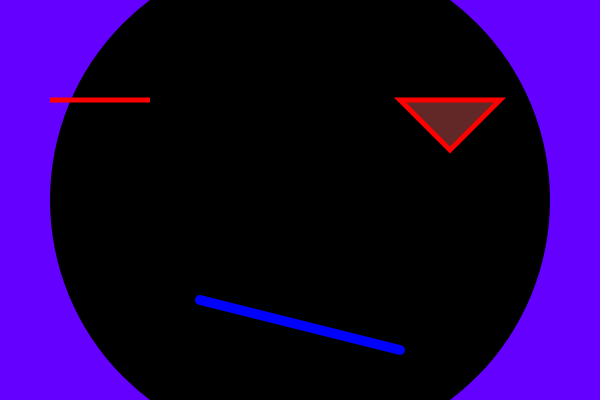
Frame 1 (no input)
Frame 60 (no input): identical to frame 1, image omitted
Frame 120 (the mouse pressed at the canvas centre since frame 60): identical to frame 1, image omitted

The p5.js sketch that drew this single still picture (run headless with seeded random() and noise() and a simulated clock; from frame 60 on, the mouse is pressed at the canvas centre):

// p5.js sketch
// ── sketch.js

var x = 300;
var y = 200;
var faceSize = 500;

function setup() {
    createCanvas(600, 400);
}

function draw() {
    background(100, 0, 255);
    
    fill("black");
    noStroke();
    circle(x, y, faceSize, faceSize/2); // face
    
    stroke("red");
    noFill();
    strokeWeight(5);
    fill(250, 100, 100, 100);
   
    triangle(x - 150, y - 100, faceSize/10, faceSize/5); // left eye
    triangle(
        x + 100, y - 100, 
        x + 150, y - 50, 
        x + 200, y - 100
    ); // right eye
    
    strokeWeight(10);
    stroke("blue");
    line(
        x - 100, y + 100, 
        x + 100, y + 150
    ); // mouth
}
